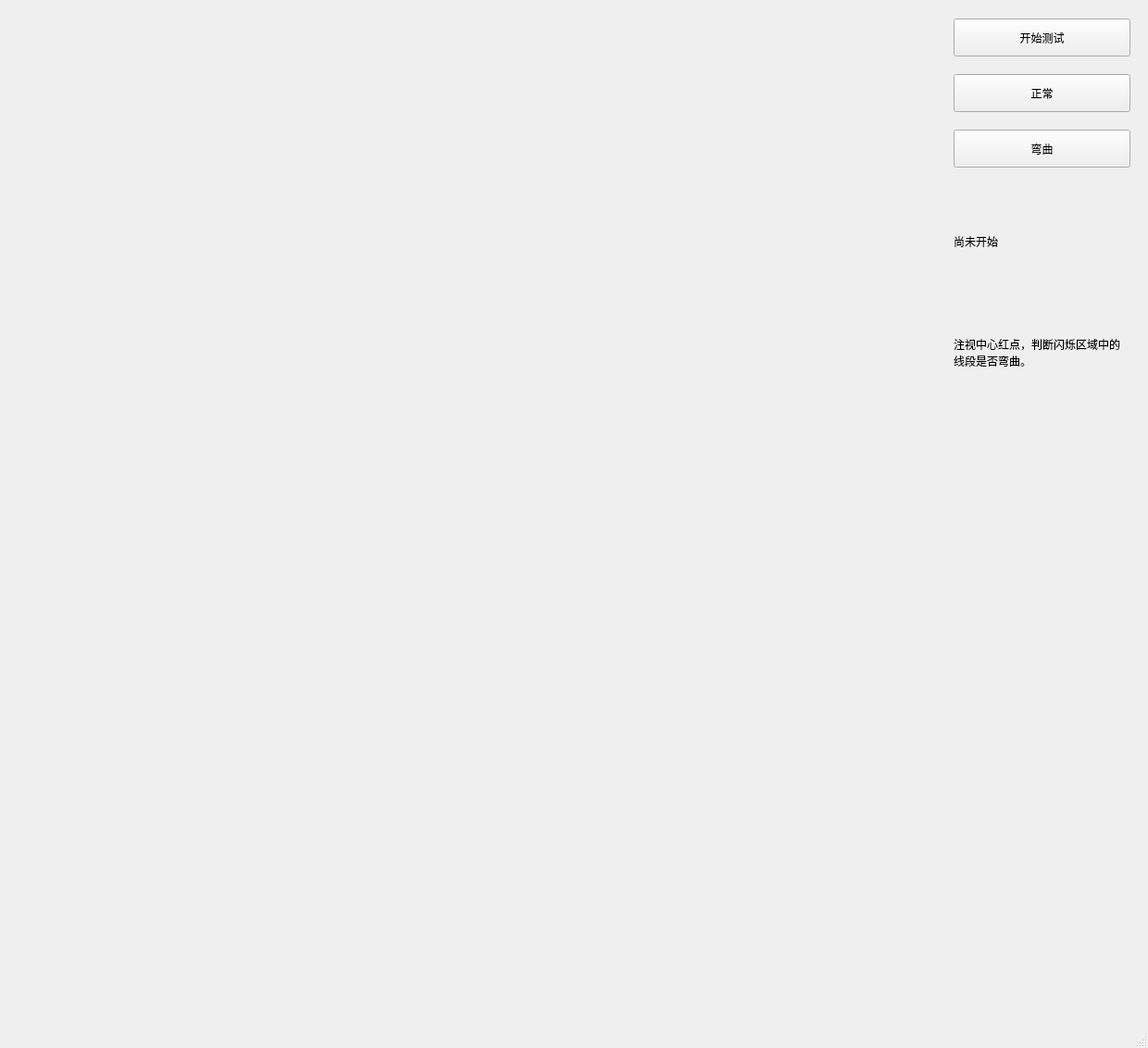
<?xml version="1.0" encoding="UTF-8"?>
<ui version="4.0">
 <class>MainWindow</class>
 <widget class="QMainWindow" name="MainWindow">
  <property name="geometry">
   <rect>
    <x>0</x>
    <y>0</y>
    <width>1240</width>
    <height>1132</height>
   </rect>
  </property>
  <property name="windowTitle">
   <string>视物变形测量</string>
  </property>
  <widget class="QWidget" name="centralwidget">
   <widget class="AmslerWidget" name="amslerWidget" native="true">
    <property name="geometry">
     <rect>
      <x>10</x>
      <y>10</y>
      <width>1000</width>
      <height>1000</height>
     </rect>
    </property>
   </widget>
   <widget class="QPushButton" name="pushButtonStart">
    <property name="geometry">
     <rect>
      <x>1030</x>
      <y>20</y>
      <width>191</width>
      <height>41</height>
     </rect>
    </property>
    <property name="text">
     <string>开始测试</string>
    </property>
   </widget>
   <widget class="QPushButton" name="pushButtonNormal">
    <property name="geometry">
     <rect>
      <x>1030</x>
      <y>80</y>
      <width>191</width>
      <height>41</height>
     </rect>
    </property>
    <property name="text">
     <string>正常</string>
    </property>
   </widget>
   <widget class="QPushButton" name="pushButtonDistorted">
    <property name="geometry">
     <rect>
      <x>1030</x>
      <y>140</y>
      <width>191</width>
      <height>41</height>
     </rect>
    </property>
    <property name="text">
     <string>弯曲</string>
    </property>
   </widget>
   <widget class="QLabel" name="labelResult">
    <property name="geometry">
     <rect>
      <x>1030</x>
      <y>200</y>
      <width>191</width>
      <height>121</height>
     </rect>
    </property>
    <property name="text">
     <string>尚未开始</string>
    </property>
    <property name="wordWrap">
     <bool>true</bool>
    </property>
   </widget>
   <widget class="QLabel" name="labelHint">
    <property name="geometry">
     <rect>
      <x>1030</x>
      <y>340</y>
      <width>191</width>
      <height>81</height>
     </rect>
    </property>
    <property name="text">
     <string>注视中心红点，判断闪烁区域中的线段是否弯曲。</string>
    </property>
    <property name="wordWrap">
     <bool>true</bool>
    </property>
   </widget>
  </widget>
  <widget class="QMenuBar" name="menubar">
   <property name="geometry">
    <rect>
     <x>0</x>
     <y>0</y>
     <width>1240</width>
     <height>21</height>
    </rect>
   </property>
  </widget>
  <widget class="QStatusBar" name="statusbar"/>
 </widget>
 <customwidgets>
  <customwidget>
   <class>AmslerWidget</class>
   <extends>QWidget</extends>
   <header>amsler_widget.h</header>
   <container>1</container>
  </customwidget>
 </customwidgets>
 <resources/>
 <connections/>
</ui>
